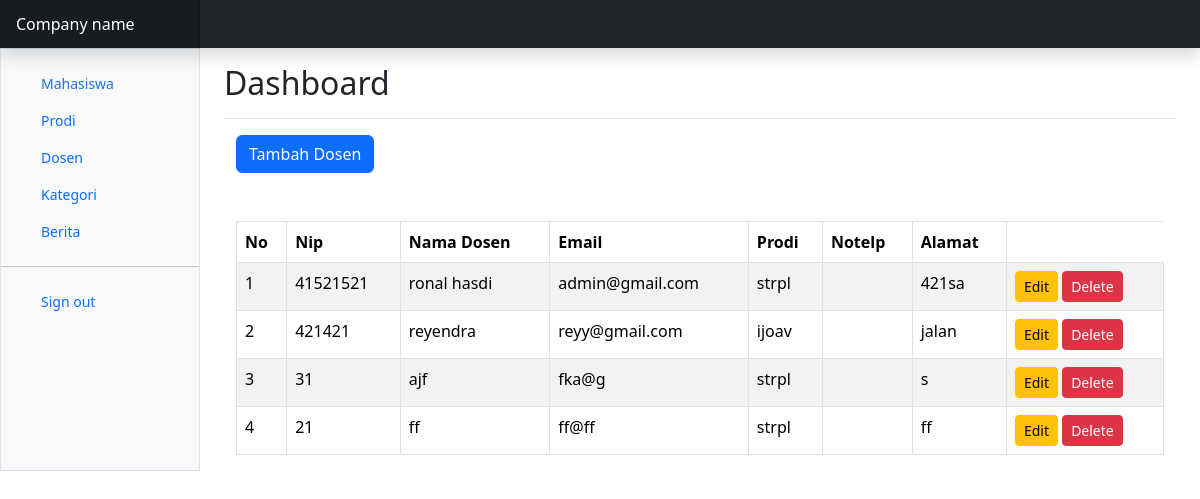
Page /admin/index.php?p=dosen (signed in) on the committed database.
### tables this page shows
CREATE TABLE `dosen` (
  `id` int(11) NOT NULL,
  `nip` int(11) NOT NULL,
  `nama_dosen` varchar(100) NOT NULL,
  `email` varchar(100) NOT NULL,
  `prodi_id` int(11) NOT NULL,
  `telp` varchar(15) NOT NULL,
  `alamat` varchar(200) NOT NULL
);

CREATE TABLE `prodi` (
  `id` int(11) NOT NULL,
  `nama_prodi` varchar(50) NOT NULL,
  `jenjang_studi` char(2) NOT NULL,
  `keterangan` varchar(100) NOT NULL
);

### admin/dosen.php (the view, shortened to what this page needs)
<?php
$aksi = isset($_GET['aksi']) ? $_GET['aksi'] : 'view';
switch ($aksi) {
    case 'view':
        ?>
        <?php
        include '../koneksi.php';
        ?>
        <div class="container">
        <a href="index.php?p=dosen&aksi=input" class="btn btn-primary mb-5">Tambah Dosen</a>
            <table class="table table-bordered table-striped">
                <thead>
                    <tr>
                        <th>No</th>
                        <th>Nip</th>
                        <th>Nama Dosen</th>
                        <th>Email</th>
                        <th>Prodi</th>
                        <th>Notelp</th>
                        <th>Alamat</th>
                    </tr>
                </thead>
                <tbody>
                    <?php
                    $result = mysqli_query($db, "SELECT * FROM dosen
                    INNER JOIN prodi ON prodi.id = dosen.prodi_id");
                    $no = 1;
                    while ($row = mysqli_fetch_assoc($result)) {
                        echo "<tr>";
                        echo "<td>" . $no . "</td>";
                        echo "<td>" . $row['nip'] . "</td>";
                        echo "<td>" . $row['nama_dosen'] . "</td>";
                        echo "<td>" . $row['email'] . "</td>";
                        echo "<td>" . $row['nama_prodi'] . "</td>";
                        echo "<td>" . $row['notelp'] . "</td>";
                        echo "<td>" . $row['alamat'] . "</td>";
                        echo "<td>
                        <a href='index.php?p=dosen&aksi=edit&nip=" . $row['nip'] . "' class='btn btn-warning btn-sm'>Edit</a>
                        <a href='proses_dosen.php?proses=delete&nip=" . $row['nip'] . "' class='btn btn-danger btn-sm' onclick='return confirm(\"Yakin ingin menghapus?\")'>Delete</a>
                    </td>";
                        echo "</tr>";
                        ?>
                        <?php
                        $no++;
                    }
                    ?>
                </tbody>
            </table>
        </div>
        <?php
        break;
        ?>
        <?php
}
?>

### rows in the picture
dosen: nip "41521521", nama_dosen "ronal hasdi", email "admin@gmail.com", prodi.nama_prodi "strpl", alamat "421sa"
dosen: nip "421421", nama_dosen "reyendra", email "reyy@gmail.com", prodi.nama_prodi "ijoav", alamat "jalan"
dosen: nip "31", nama_dosen "ajf", email "fka@g", prodi.nama_prodi "strpl", alamat "s"
dosen: nip "21", nama_dosen "ff", email "ff@ff", prodi.nama_prodi "strpl", alamat "ff"
